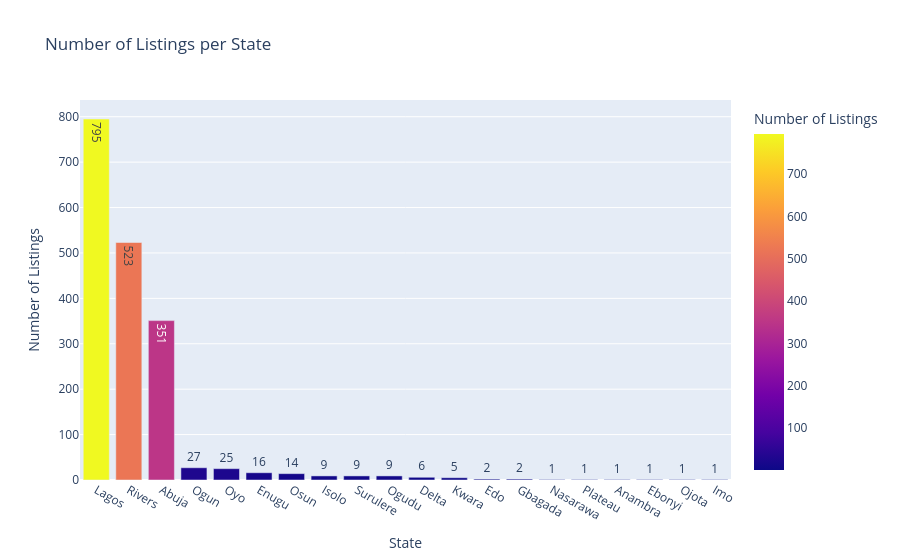

Notebook source saved alongside this figure:
### Code cell
state_counts = df['state_mapped'].value_counts().reset_index()
state_counts.columns = ['State', 'Number of Listings']

fig1 = px.bar(state_counts, x='State', y='Number of Listings',
              title="Number of Listings per State",
              color='Number of Listings',
              text='Number of Listings')
fig1.show()

### Figure 1 — Plotly figure (JSON) as saved in the notebook; plotly's stock layout.template omitted (floating-point values rounded to 4 significant figures)
{"data": [{"hovertemplate": "State=%{x}<br>Number of Listings=%{marker.color}<extra></extra>", "legendgroup": "", "marker": {"color": [795, 523, 351, 27, 25, 16, 14, 9, 9, 9, 6, 5, 2, 2, 1, 1, 1, 1, 1, 1], "coloraxis": "coloraxis", "pattern": {"shape": ""}}, "name": "", "orientation": "v", "showlegend": false, "text": [795.0, 523.0, 351.0, 27.0, 25.0, 16.0, 14.0, 9.0, 9.0, 9.0, 6.0, 5.0, 2.0, 2.0, 1.0, 1.0, 1.0, 1.0, 1.0, 1.0], "textposition": "auto", "type": "bar", "x": ["Lagos", "Rivers", "Abuja", "Ogun", "Oyo", "Enugu", "Osun", "Isolo", "Surulere", "Ogudu", "Delta", "Kwara", "Edo", "Gbagada", "Nasarawa", "Plateau", "Anambra", "Ebonyi", "Ojota", "Imo"], "xaxis": "x", "y": [795, 523, 351, 27, 25, 16, 14, 9, 9, 9, 6, 5, 2, 2, 1, 1, 1, 1, 1, 1], "yaxis": "y"}], "layout": {"barmode": "relative", "coloraxis": {"colorbar": {"title": {"text": "Number of Listings"}}, "colorscale": [[0, "#0d0887"], [0.1111, "#46039f"], [0.2222, "#7201a8"], [0.3333, "#9c179e"], [0.4444, "#bd3786"], [0.5556, "#d8576b"], [0.6667, "#ed7953"], [0.7778, "#fb9f3a"], [0.8889, "#fdca26"], [1, "#f0f921"]]}, "legend": {"tracegroupgap": 0}, "title": {"text": "Number of Listings per State"}, "xaxis": {"anchor": "y", "domain": [0, 1], "title": {"text": "State"}}, "yaxis": {"anchor": "x", "domain": [0, 1], "title": {"text": "Number of Listings"}}}}
